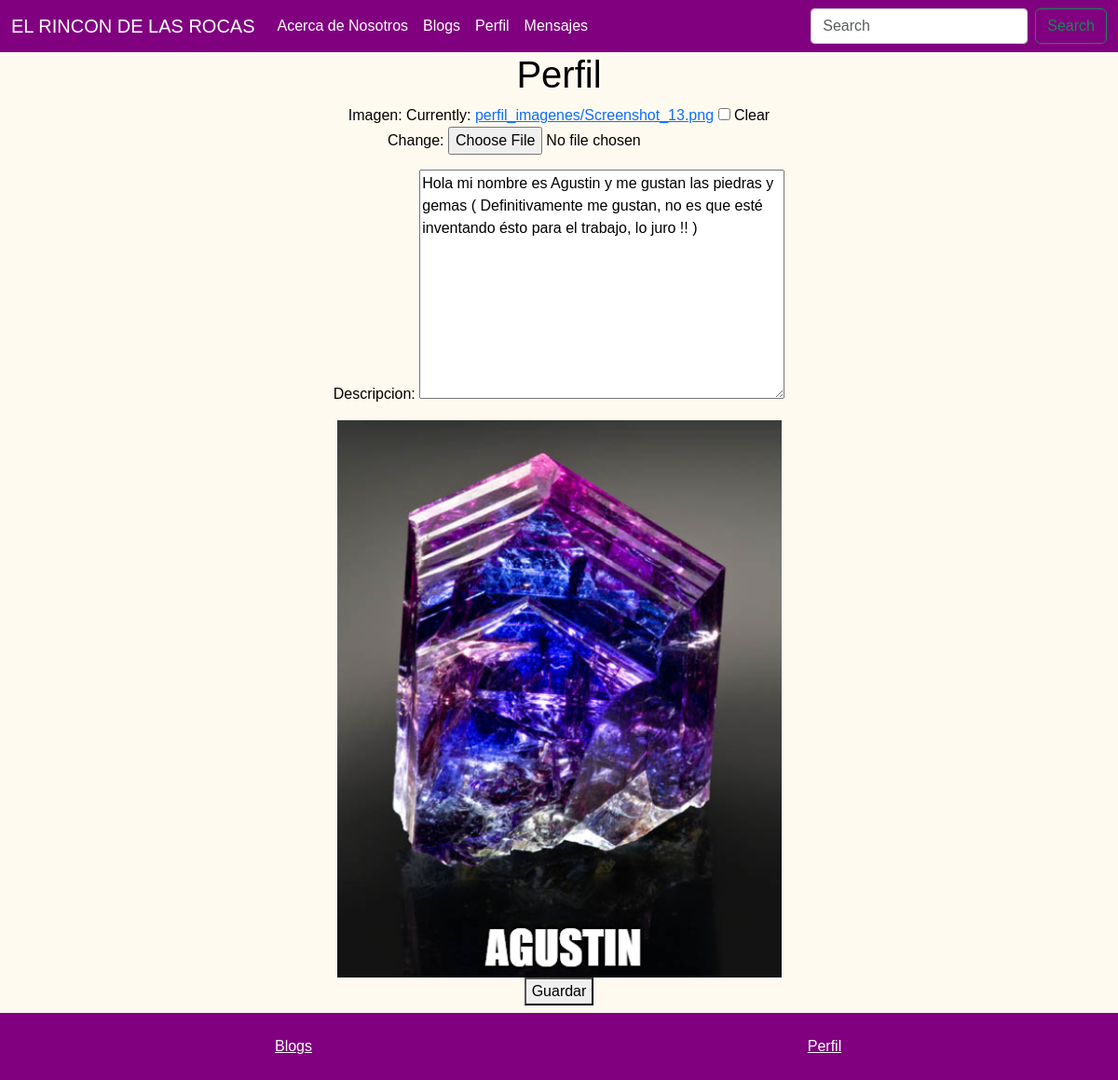
/perfil (signed in), run on an earlier commit of the app's database.
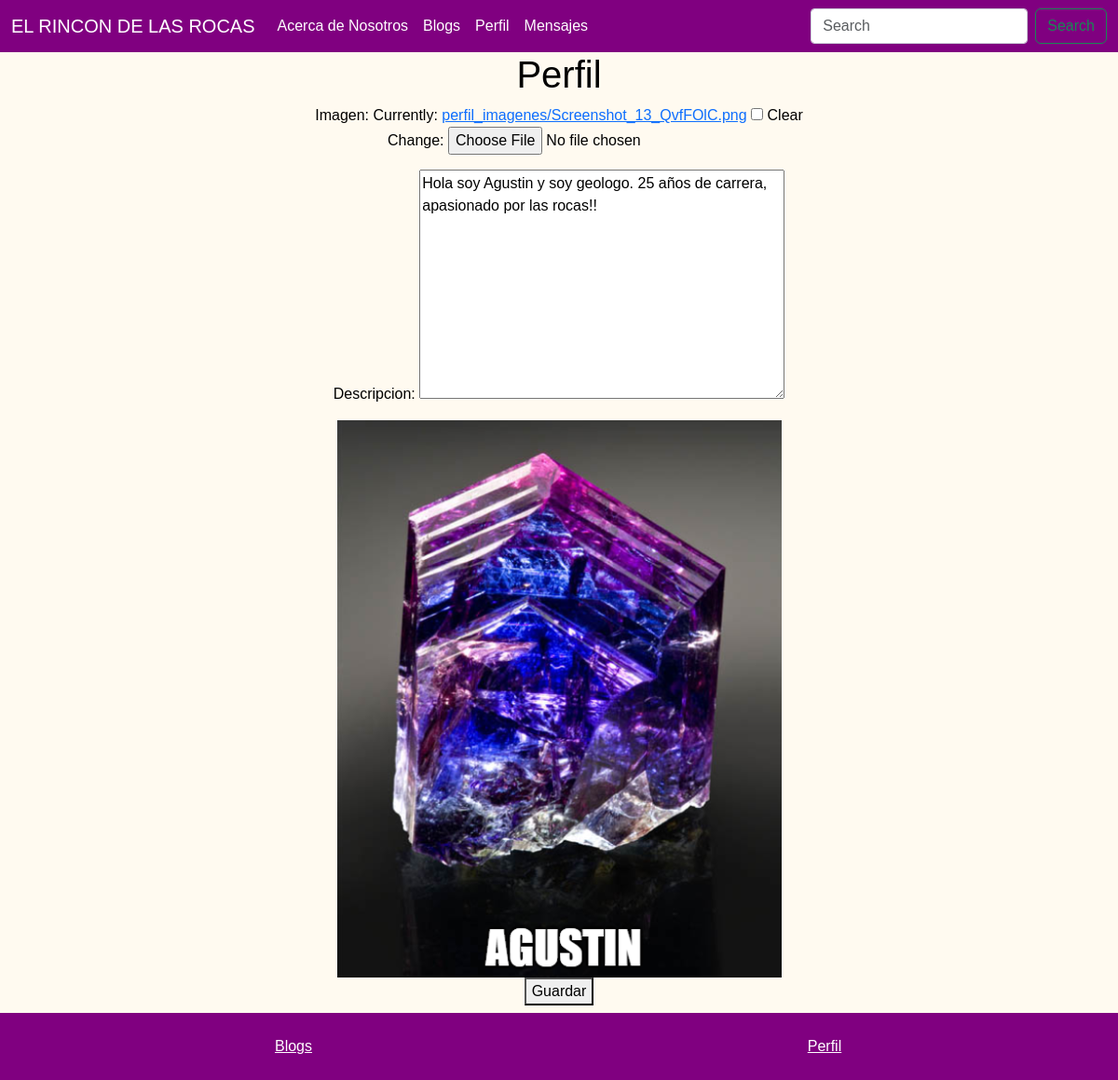
And on a later commit of the database.
### blog/models.py (models this page shows, shortened)
class Perfil(models.Model):
    usuario = models.OneToOneField(User, on_delete=models.CASCADE)
    imagen = models.ImageField(upload_to='perfil_imagenes/', blank=True)
    descripcion = models.TextField(blank=True)

### blog/views.py (the view)
# urls.py: path('perfil', views.perfil, name='perfil'),
@login_required
def perfil(request):
    try:
        perfil = request.user.perfil
    except Perfil.DoesNotExist:
        perfil = Perfil(usuario=request.user)
        perfil.save()
    if request.method == 'POST':
        form = PerfilForm(request.POST, request.FILES, instance=perfil)
        if form.is_valid():
            form.save()
            return redirect('perfil')
    else:
        form = PerfilForm(instance=perfil)
    return render(request, 'blog/perfil.html', {'form': form})

### blog/forms.py
class PerfilForm(forms.ModelForm):
    imagen = forms.ImageField(required=False)  # Agrega required=False para permitir imágenes opcionales
    class Meta:
        model = Perfil
        fields = ['imagen', 'descripcion']

### blog/templates/blog/perfil.html (shortened to what this page needs)
{% extends 'blog/inicio.html' %}
{% block content %}
<h1>Perfil</h1>
<form method="post" enctype="multipart/form-data">
  {{ form.as_p }}
  <div>
    {% if form.instance.imagen %}
      <img src="{{ form.instance.imagen.url }}" alt="Imagen de perfil">
    {% endif %}
  </div>
  <button class="botonSubmit" type="submit">Guardar</button>
</form>
{% endblock %}

### blog/templates/blog/inicio.html (shortened to what this page needs)
<!DOCTYPE html>
<html lang="en">
<head>
    {% load static %}
    <link href="https://cdn.jsdelivr.net/npm/bootstrap@5.3.0/dist/css/bootstrap.min.css" rel="stylesheet">
    <link href="{% static 'css/styles.css' %}" rel="stylesheet">
</head>
<body>
    <nav class="navbar navbar-expand-lg bg-body-tertiary">
        <div class="container-fluid">
            <a class="navbar-brand" href="{% url 'inicio' %}">EL RINCON DE LAS ROCAS</a>
            <div class="collapse navbar-collapse" id="navbarSupportedContent">
                <ul class="navbar-nav me-auto mb-2 mb-lg-0">
                    <li class="nav-item">
                      <a class="nav-link" href="{% url 'acerca_de' %}">Acerca de Nosotros</a>
                    </li>
                    <li class="nav-item">
                        <a class="nav-link" href="{% url 'listar_blogs' %}">Blogs</a>
                    </li>
                    <li class="nav-item">
                      <a class="nav-link" href="{% url 'perfil' %}">Perfil</a>
                    </li>
                    <li class="nav-item">
                      <a class="nav-link" href="{% url 'mensajes' %}">Mensajes</a>
                    </li>
                </ul>
                <form class="d-flex" role="search">
                    <input class="form-control me-2" type="search" placeholder="Search" aria-label="Search">
                    <button class="btn btn-outline-success" type="submit">Search</button>
                </form>
            </div>
        </div>
    </nav>
    <div class="contenido">
        {% block content %}{% endblock %}
    </div>
    <footer class="bg-body-secondary text-center p-4 mt-5 my-footer">
        <div class="container">
            <div class="row">
                <div class="col-lg-6">
                    <a href="{% url 'listar_blogs' %}" class="text-white">Blogs</a>
                </div>
                <div class="col-lg-6">
                    <a href="{% url 'perfil' %}" class="text-white">Perfil</a>
                </div>
            </div>
        </div>
    </footer>
</body>
</html>

### static/css/styles.css (style rules this page uses)
body { background-color: #FFFAF0; color: black; text-align: center; font-family: Arial, sans-serif; }
.navbar { background-color: #800080 !important; color: white !important; }
.navbar-brand { color: white }
.navbar .nav-link { color: white; text-align: center; }
.form-control { display: block; width: 100%; padding: 0.375rem 0.75rem; font-size: 1rem; line-height: 1.5; color: #212529; background-color: #fff; background-clip: padding-box; border: 1px solid #ced4da; border-radius: 0.25rem; transition: border-color 0.15s ease-in-out, box-shadow 0.15s ease-in-out; }
.my-footer { background-color: #800080 !important; color: white; padding: 10px 0; position: fixed; bottom: 0; width: 100%; text-align: center; }
.botonSubmit { margin-bottom: 80px; }

What changed in the data, as far as the page shows it:
changed Perfil: descripcion "Hola mi nombre es Agustin y me gustan las piedras y gemas ( Definitivamente me gustan, no es que esté inventando ésto para el trabajo, lo juro !! )" → "Hola soy Agustin y soy geologo. 25 años de carrera, apasionado por las rocas!!"
Also different on the page:
text no longer shown: "Imagen: Currently: perfil_imagenes/Screenshot_13.png Clear Change: Descripcion:"
text now shown: "Imagen: Currently: perfil_imagenes/Screenshot_13_QvfFOlC.png Clear Change: Descripcion:"
